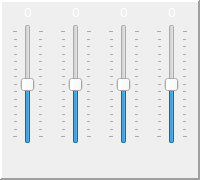
        <widget class="QFrame" name="channelGrid1">
         <property name="minimumSize">
          <size>
           <width>180</width>
           <height>180</height>
          </size>
         </property>
         <property name="styleSheet">
          <string notr="true"/>
         </property>
         <property name="frameShape">
          <enum>QFrame::Panel</enum>
         </property>
         <property name="frameShadow">
          <enum>QFrame::Raised</enum>
         </property>
         <property name="lineWidth">
          <number>2</number>
         </property>
         <layout class="QGridLayout" name="gridLayout_2">
          <property name="leftMargin">
           <number>0</number>
          </property>
          <property name="topMargin">
           <number>4</number>
          </property>
          <property name="rightMargin">
           <number>0</number>
          </property>
          <property name="bottomMargin">
           <number>4</number>
          </property>
          <item row="1" column="2">
           <widget class="ControlSlider" name="sliderChannel3">
            <property name="minimumSize">
             <size>
              <width>32</width>
              <height>0</height>
             </size>
            </property>
            <property name="maximumSize">
             <size>
              <width>24</width>
              <height>16777215</height>
             </size>
            </property>
            <property name="minimum">
             <number>-7</number>
            </property>
            <property name="maximum">
             <number>7</number>
            </property>
            <property name="pageStep">
             <number>1</number>
            </property>
            <property name="orientation">
             <enum>Qt::Vertical</enum>
            </property>
            <property name="tickPosition">
             <enum>QSlider::TicksBothSides</enum>
            </property>
           </widget>
          </item>
          <item row="2" column="3">
           <widget class="ControlButton" name="buttonChannel4">
            <property name="sizePolicy">
             <sizepolicy hsizetype="Minimum" vsizetype="Fixed">
              <horstretch>0</horstretch>
              <verstretch>0</verstretch>
             </sizepolicy>
            </property>
            <property name="minimumSize">
             <size>
              <width>32</width>
              <height>24</height>
             </size>
            </property>
            <property name="maximumSize">
             <size>
              <width>24</width>
              <height>24</height>
             </size>
            </property>
            <property name="baseSize">
             <size>
              <width>24</width>
              <height>24</height>
             </size>
            </property>
            <property name="font">
             <font>
              <kerning>true</kerning>
             </font>
            </property>
            <property name="text">
             <string/>
            </property>
            <property name="icon">
             <iconset resource="../resources.qrc">
              <normaloff>:/control/resources/icons/icon_menu_stop_train.svg</normaloff>:/control/resources/icons/icon_menu_stop_train.svg</iconset>
            </property>
            <property name="iconSize">
             <size>
              <width>20</width>
              <height>20</height>
             </size>
            </property>
            <property name="flat">
             <bool>true</bool>
            </property>
           </widget>
          </item>
          <item row="0" column="2">
           <widget class="ControlLabel" name="labelChannel3">
            <property name="minimumSize">
             <size>
              <width>32</width>
              <height>12</height>
             </size>
            </property>
            <property name="maximumSize">
             <size>
              <width>24</width>
              <height>12</height>
             </size>
            </property>
            <property name="palette">
             <palette>
              <active>
               <colorrole role="WindowText">
                <brush brushstyle="SolidPattern">
                 <color alpha="255">
                  <red>255</red>
                  <green>255</green>
                  <blue>255</blue>
                 </color>
                </brush>
               </colorrole>
               <colorrole role="Button">
                <brush brushstyle="SolidPattern">
                 <color alpha="255">
                  <red>76</red>
                  <green>92</green>
                  <blue>104</blue>
                 </color>
                </brush>
               </colorrole>
               <colorrole role="Base">
                <brush brushstyle="SolidPattern">
                 <color alpha="255">
                  <red>76</red>
                  <green>92</green>
                  <blue>104</blue>
                 </color>
                </brush>
               </colorrole>
               <colorrole role="Window">
                <brush brushstyle="SolidPattern">
                 <color alpha="255">
                  <red>76</red>
                  <green>92</green>
                  <blue>104</blue>
                 </color>
                </brush>
               </colorrole>
              </active>
              <inactive>
               <colorrole role="WindowText">
                <brush brushstyle="SolidPattern">
                 <color alpha="255">
                  <red>255</red>
                  <green>255</green>
                  <blue>255</blue>
                 </color>
                </brush>
               </colorrole>
               <colorrole role="Button">
                <brush brushstyle="SolidPattern">
                 <color alpha="255">
                  <red>76</red>
                  <green>92</green>
                  <blue>104</blue>
                 </color>
                </brush>
               </colorrole>
               <colorrole role="Base">
                <brush brushstyle="SolidPattern">
                 <color alpha="255">
                  <red>76</red>
                  <green>92</green>
                  <blue>104</blue>
                 </color>
                </brush>
               </colorrole>
               <colorrole role="Window">
                <brush brushstyle="SolidPattern">
                 <color alpha="255">
                  <red>76</red>
                  <green>92</green>
                  <blue>104</blue>
                 </color>
                </brush>
               </colorrole>
              </inactive>
              <disabled>
               <colorrole role="WindowText">
                <brush brushstyle="SolidPattern">
                 <color alpha="255">
                  <red>120</red>
                  <green>120</green>
                  <blue>120</blue>
                 </color>
                </brush>
               </colorrole>
               <colorrole role="Button">
                <brush brushstyle="SolidPattern">
                 <color alpha="255">
                  <red>76</red>
                  <green>92</green>
                  <blue>104</blue>
                 </color>
                </brush>
               </colorrole>
               <colorrole role="Base">
                <brush brushstyle="SolidPattern">
                 <color alpha="255">
                  <red>76</red>
                  <green>92</green>
                  <blue>104</blue>
                 </color>
                </brush>
               </colorrole>
               <colorrole role="Window">
                <brush brushstyle="SolidPattern">
                 <color alpha="255">
                  <red>76</red>
                  <green>92</green>
                  <blue>104</blue>
                 </color>
                </brush>
               </colorrole>
              </disabled>
             </palette>
            </property>
            <property name="font">
             <font>
              <pointsize>10</pointsize>
              <weight>50</weight>
              <bold>false</bold>
             </font>
            </property>
            <property name="text">
             <string>0</string>
            </property>
            <property name="textFormat">
             <enum>Qt::AutoText</enum>
            </property>
            <property name="alignment">
             <set>Qt::AlignCenter</set>
            </property>
           </widget>
          </item>
          <item row="1" column="0">
           <widget class="ControlSlider" name="sliderChannel1">
            <property name="minimumSize">
             <size>
              <width>32</width>
              <height>0</height>
             </size>
            </property>
            <property name="maximumSize">
             <size>
              <width>24</width>
              <height>16777215</height>
             </size>
            </property>
            <property name="minimum">
             <number>-7</number>
            </property>
            <property name="maximum">
             <number>7</number>
            </property>
            <property name="pageStep">
             <number>1</number>
            </property>
            <property name="orientation">
             <enum>Qt::Vertical</enum>
            </property>
            <property name="tickPosition">
             <enum>QSlider::TicksBothSides</enum>
            </property>
           </widget>
          </item>
          <item row="0" column="3">
           <widget class="ControlLabel" name="labelChannel4">
            <property name="minimumSize">
             <size>
              <width>32</width>
              <height>12</height>
             </size>
            </property>
            <property name="maximumSize">
             <size>
              <width>24</width>
              <height>12</height>
             </size>
            </property>
            <property name="palette">
             <palette>
              <active>
               <colorrole role="WindowText">
                <brush brushstyle="SolidPattern">
                 <color alpha="255">
                  <red>255</red>
                  <green>255</green>
                  <blue>255</blue>
                 </color>
                </brush>
               </colorrole>
               <colorrole role="Button">
                <brush brushstyle="SolidPattern">
                 <color alpha="255">
                  <red>76</red>
                  <green>92</green>
                  <blue>104</blue>
                 </color>
                </brush>
               </colorrole>
               <colorrole role="Base">
                <brush brushstyle="SolidPattern">
                 <color alpha="255">
                  <red>76</red>
                  <green>92</green>
                  <blue>104</blue>
                 </color>
                </brush>
               </colorrole>
               <colorrole role="Window">
                <brush brushstyle="SolidPattern">
                 <color alpha="255">
                  <red>76</red>
                  <green>92</green>
                  <blue>104</blue>
                 </color>
                </brush>
               </colorrole>
              </active>
              <inactive>
               <colorrole role="WindowText">
                <brush brushstyle="SolidPattern">
                 <color alpha="255">
                  <red>255</red>
                  <green>255</green>
                  <blue>255</blue>
                 </color>
                </brush>
               </colorrole>
               <colorrole role="Button">
                <brush brushstyle="SolidPattern">
                 <color alpha="255">
                  <red>76</red>
                  <green>92</green>
                  <blue>104</blue>
                 </color>
                </brush>
               </colorrole>
               <colorrole role="Base">
                <brush brushstyle="SolidPattern">
                 <color alpha="255">
                  <red>76</red>
                  <green>92</green>
                  <blue>104</blue>
                 </color>
                </brush>
               </colorrole>
               <colorrole role="Window">
                <brush brushstyle="SolidPattern">
                 <color alpha="255">
                  <red>76</red>
                  <green>92</green>
                  <blue>104</blue>
                 </color>
                </brush>
               </colorrole>
              </inactive>
              <disabled>
               <colorrole role="WindowText">
                <brush brushstyle="SolidPattern">
                 <color alpha="255">
                  <red>120</red>
                  <green>120</green>
                  <blue>120</blue>
                 </color>
                </brush>
               </colorrole>
               <colorrole role="Button">
                <brush brushstyle="SolidPattern">
                 <color alpha="255">
                  <red>76</red>
                  <green>92</green>
                  <blue>104</blue>
                 </color>
                </brush>
               </colorrole>
               <colorrole role="Base">
                <brush brushstyle="SolidPattern">
                 <color alpha="255">
                  <red>76</red>
                  <green>92</green>
                  <blue>104</blue>
                 </color>
                </brush>
               </colorrole>
               <colorrole role="Window">
                <brush brushstyle="SolidPattern">
                 <color alpha="255">
                  <red>76</red>
                  <green>92</green>
                  <blue>104</blue>
                 </color>
                </brush>
               </colorrole>
              </disabled>
             </palette>
            </property>
            <property name="font">
             <font>
              <pointsize>10</pointsize>
              <weight>50</weight>
              <bold>false</bold>
             </font>
            </property>
            <property name="text">
             <string>0</string>
            </property>
            <property name="textFormat">
             <enum>Qt::AutoText</enum>
            </property>
            <property name="alignment">
             <set>Qt::AlignCenter</set>
            </property>
           </widget>
          </item>
          <item row="2" column="0">
           <widget class="ControlButton" name="buttonChannel1">
            <property name="sizePolicy">
             <sizepolicy hsizetype="Minimum" vsizetype="Fixed">
              <horstretch>0</horstretch>
              <verstretch>0</verstretch>
             </sizepolicy>
            </property>
            <property name="minimumSize">
             <size>
              <width>32</width>
              <height>24</height>
             </size>
            </property>
            <property name="maximumSize">
             <size>
              <width>24</width>
              <height>24</height>
             </size>
            </property>
            <property name="baseSize">
             <size>
              <width>24</width>
              <height>24</height>
             </size>
            </property>
            <property name="font">
             <font>
              <kerning>true</kerning>
             </font>
            </property>
            <property name="autoFillBackground">
             <bool>false</bool>
            </property>
            <property name="styleSheet">
             <string notr="true"/>
            </property>
            <property name="text">
             <string/>
            </property>
            <property name="icon">
             <iconset resource="../resources.qrc">
              <normaloff>:/control/resources/icons/icon_menu_stop_train.svg</normaloff>:/control/resources/icons/icon_menu_stop_train.svg</iconset>
            </property>
            <property name="iconSize">
             <size>
              <width>20</width>
              <height>20</height>
             </size>
            </property>
            <property name="flat">
             <bool>true</bool>
            </property>
           </widget>
          </item>
          <item row="1" column="1">
           <widget class="ControlSlider" name="sliderChannel2">
            <property name="minimumSize">
             <size>
              <width>32</width>
              <height>0</height>
             </size>
            </property>
            <property name="maximumSize">
             <size>
              <width>24</width>
              <height>16777215</height>
             </size>
            </property>
            <property name="minimum">
             <number>-7</number>
            </property>
            <property name="maximum">
             <number>7</number>
            </property>
            <property name="pageStep">
             <number>1</number>
            </property>
            <property name="orientation">
             <enum>Qt::Vertical</enum>
            </property>
            <property name="tickPosition">
             <enum>QSlider::TicksBothSides</enum>
            </property>
           </widget>
          </item>
          <item row="0" column="1">
           <widget class="ControlLabel" name="labelChannel2">
            <property name="minimumSize">
             <size>
              <width>32</width>
              <height>12</height>
             </size>
            </property>
            <property name="maximumSize">
             <size>
              <width>24</width>
              <height>12</height>
             </size>
            </property>
            <property name="palette">
             <palette>
              <active>
               <colorrole role="WindowText">
                <brush brushstyle="SolidPattern">
                 <color alpha="255">
                  <red>255</red>
                  <green>255</green>
                  <blue>255</blue>
                 </color>
                </brush>
               </colorrole>
               <colorrole role="Button">
                <brush brushstyle="SolidPattern">
                 <color alpha="255">
                  <red>76</red>
                  <green>92</green>
                  <blue>104</blue>
                 </color>
                </brush>
               </colorrole>
               <colorrole role="Base">
                <brush brushstyle="SolidPattern">
                 <color alpha="255">
                  <red>76</red>
                  <green>92</green>
                  <blue>104</blue>
                 </color>
                </brush>
               </colorrole>
               <colorrole role="Window">
                <brush brushstyle="SolidPattern">
                 <color alpha="255">
                  <red>76</red>
                  <green>92</green>
                  <blue>104</blue>
                 </color>
                </brush>
               </colorrole>
              </active>
              <inactive>
               <colorrole role="WindowText">
                <brush brushstyle="SolidPattern">
                 <color alpha="255">
                  <red>255</red>
                  <green>255</green>
                  <blue>255</blue>
                 </color>
                </brush>
               </colorrole>
               <colorrole role="Button">
                <brush brushstyle="SolidPattern">
                 <color alpha="255">
                  <red>76</red>
                  <green>92</green>
                  <blue>104</blue>
                 </color>
                </brush>
               </colorrole>
               <colorrole role="Base">
                <brush brushstyle="SolidPattern">
                 <color alpha="255">
                  <red>76</red>
                  <green>92</green>
                  <blue>104</blue>
                 </color>
                </brush>
               </colorrole>
               <colorrole role="Window">
                <brush brushstyle="SolidPattern">
                 <color alpha="255">
                  <red>76</red>
                  <green>92</green>
                  <blue>104</blue>
                 </color>
                </brush>
               </colorrole>
              </inactive>
              <disabled>
               <colorrole role="WindowText">
                <brush brushstyle="SolidPattern">
                 <color alpha="255">
                  <red>120</red>
                  <green>120</green>
                  <blue>120</blue>
                 </color>
                </brush>
               </colorrole>
               <colorrole role="Button">
                <brush brushstyle="SolidPattern">
                 <color alpha="255">
                  <red>76</red>
                  <green>92</green>
                  <blue>104</blue>
                 </color>
                </brush>
               </colorrole>
               <colorrole role="Base">
                <brush brushstyle="SolidPattern">
                 <color alpha="255">
                  <red>76</red>
                  <green>92</green>
                  <blue>104</blue>
                 </color>
                </brush>
               </colorrole>
               <colorrole role="Window">
                <brush brushstyle="SolidPattern">
                 <color alpha="255">
                  <red>76</red>
                  <green>92</green>
                  <blue>104</blue>
                 </color>
                </brush>
               </colorrole>
              </disabled>
             </palette>
            </property>
            <property name="font">
             <font>
              <pointsize>10</pointsize>
              <weight>50</weight>
              <bold>false</bold>
             </font>
            </property>
            <property name="text">
             <string>0</string>
            </property>
            <property name="textFormat">
             <enum>Qt::AutoText</enum>
            </property>
            <property name="alignment">
             <set>Qt::AlignCenter</set>
            </property>
           </widget>
          </item>
          <item row="0" column="0">
           <widget class="ControlLabel" name="labelChannel1">
            <property name="minimumSize">
             <size>
              <width>32</width>
              <height>12</height>
             </size>
            </property>
            <property name="maximumSize">
             <size>
              <width>24</width>
              <height>12</height>
             </size>
            </property>
            <property name="palette">
             <palette>
              <active>
               <colorrole role="WindowText">
                <brush brushstyle="SolidPattern">
                 <color alpha="255">
                  <red>255</red>
                  <green>255</green>
                  <blue>255</blue>
                 </color>
                </brush>
               </colorrole>
               <colorrole role="Button">
                <brush brushstyle="SolidPattern">
                 <color alpha="255">
                  <red>76</red>
                  <green>92</green>
                  <blue>104</blue>
                 </color>
                </brush>
               </colorrole>
               <colorrole role="Base">
                <brush brushstyle="SolidPattern">
                 <color alpha="255">
                  <red>76</red>
                  <green>92</green>
                  <blue>104</blue>
                 </color>
                </brush>
               </colorrole>
               <colorrole role="Window">
                <brush brushstyle="SolidPattern">
                 <color alpha="255">
                  <red>76</red>
                  <green>92</green>
                  <blue>104</blue>
                 </color>
                </brush>
               </colorrole>
              </active>
              <inactive>
               <colorrole role="WindowText">
                <brush brushstyle="SolidPattern">
                 <color alpha="255">
                  <red>255</red>
                  <green>255</green>
                  <blue>255</blue>
                 </color>
                </brush>
               </colorrole>
               <colorrole role="Button">
                <brush brushstyle="SolidPattern">
                 <color alpha="255">
                  <red>76</red>
                  <green>92</green>
                  <blue>104</blue>
                 </color>
                </brush>
               </colorrole>
               <colorrole role="Base">
                <brush brushstyle="SolidPattern">
                 <color alpha="255">
                  <red>76</red>
                  <green>92</green>
                  <blue>104</blue>
                 </color>
                </brush>
               </colorrole>
               <colorrole role="Window">
                <brush brushstyle="SolidPattern">
                 <color alpha="255">
                  <red>76</red>
                  <green>92</green>
                  <blue>104</blue>
                 </color>
                </brush>
               </colorrole>
              </inactive>
              <disabled>
               <colorrole role="WindowText">
                <brush brushstyle="SolidPattern">
                 <color alpha="255">
                  <red>120</red>
                  <green>120</green>
                  <blue>120</blue>
                 </color>
                </brush>
               </colorrole>
               <colorrole role="Button">
                <brush brushstyle="SolidPattern">
                 <color alpha="255">
                  <red>76</red>
                  <green>92</green>
                  <blue>104</blue>
                 </color>
                </brush>
               </colorrole>
               <colorrole role="Base">
                <brush brushstyle="SolidPattern">
                 <color alpha="255">
                  <red>76</red>
                  <green>92</green>
                  <blue>104</blue>
                 </color>
                </brush>
               </colorrole>
               <colorrole role="Window">
                <brush brushstyle="SolidPattern">
                 <color alpha="255">
                  <red>76</red>
                  <green>92</green>
                  <blue>104</blue>
                 </color>
                </brush>
               </colorrole>
              </disabled>
             </palette>
            </property>
            <property name="font">
             <font>
              <pointsize>10</pointsize>
              <weight>50</weight>
              <bold>false</bold>
             </font>
            </property>
            <property name="text">
             <string>0</string>
            </property>
            <property name="textFormat">
             <enum>Qt::AutoText</enum>
            </property>
            <property name="alignment">
             <set>Qt::AlignCenter</set>
            </property>
           </widget>
          </item>
          <item row="2" column="2">
           <widget class="ControlButton" name="buttonChannel3">
            <property name="sizePolicy">
             <sizepolicy hsizetype="Minimum" vsizetype="Fixed">
              <horstretch>0</horstretch>
              <verstretch>0</verstretch>
             </sizepolicy>
            </property>
            <property name="minimumSize">
             <size>
              <width>32</width>
              <height>24</height>
             </size>
            </property>
            <property name="maximumSize">
             <size>
              <width>24</width>
              <height>24</height>
             </size>
            </property>
            <property name="baseSize">
             <size>
              <width>24</width>
              <height>24</height>
             </size>
            </property>
            <property name="font">
             <font>
              <kerning>true</kerning>
             </font>
            </property>
            <property name="text">
             <string/>
            </property>
            <property name="icon">
             <iconset resource="../resources.qrc">
              <normaloff>:/control/resources/icons/icon_menu_stop_train.svg</normaloff>:/control/resources/icons/icon_menu_stop_train.svg</iconset>
            </property>
            <property name="iconSize">
             <size>
              <width>20</width>
              <height>20</height>
             </size>
            </property>
            <property name="flat">
             <bool>true</bool>
            </property>
           </widget>
          </item>
          <item row="2" column="1">
           <widget class="ControlButton" name="buttonChannel2">
            <property name="sizePolicy">
             <sizepolicy hsizetype="Minimum" vsizetype="Fixed">
              <horstretch>0</horstretch>
              <verstretch>0</verstretch>
             </sizepolicy>
            </property>
            <property name="minimumSize">
             <size>
              <width>32</width>
              <height>24</height>
             </size>
            </property>
            <property name="maximumSize">
             <size>
              <width>24</width>
              <height>24</height>
             </size>
            </property>
            <property name="baseSize">
             <size>
              <width>24</width>
              <height>24</height>
             </size>
            </property>
            <property name="font">
             <font>
              <kerning>true</kerning>
             </font>
            </property>
            <property name="text">
             <string/>
            </property>
            <property name="icon">
             <iconset resource="../resources.qrc">
              <normaloff>:/control/resources/icons/icon_menu_stop_train.svg</normaloff>:/control/resources/icons/icon_menu_stop_train.svg</iconset>
            </property>
            <property name="iconSize">
             <size>
              <width>20</width>
              <height>20</height>
             </size>
            </property>
            <property name="flat">
             <bool>true</bool>
            </property>
           </widget>
          </item>
          <item row="1" column="3">
           <widget class="ControlSlider" name="sliderChannel4">
            <property name="minimumSize">
             <size>
              <width>32</width>
              <height>0</height>
             </size>
            </property>
            <property name="maximumSize">
             <size>
              <width>24</width>
              <height>16777215</height>
             </size>
            </property>
            <property name="styleSheet">
             <string notr="true"/>
            </property>
            <property name="minimum">
             <number>-7</number>
            </property>
            <property name="maximum">
             <number>7</number>
            </property>
            <property name="pageStep">
             <number>1</number>
            </property>
            <property name="orientation">
             <enum>Qt::Vertical</enum>
            </property>
            <property name="tickPosition">
             <enum>QSlider::TicksBothSides</enum>
            </property>
           </widget>
          </item>
         </layout>
        </widget>
